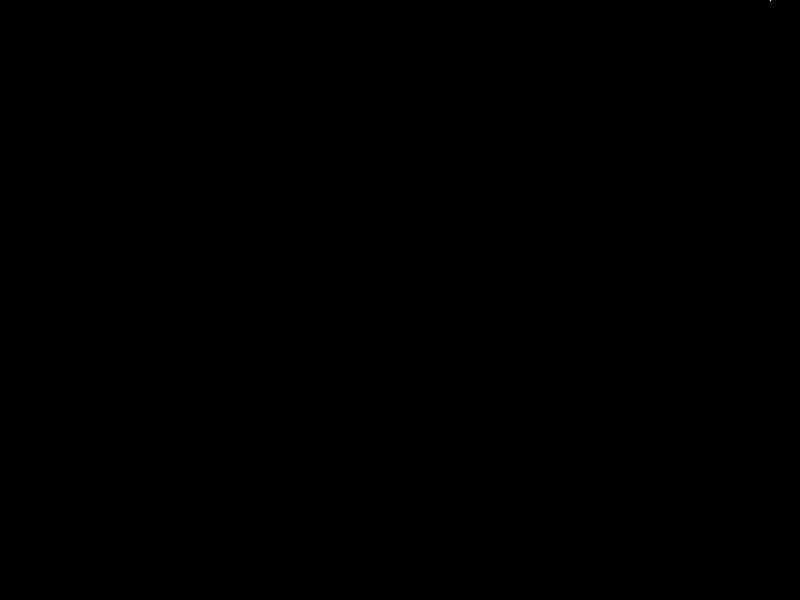
Frame 1 (no input)
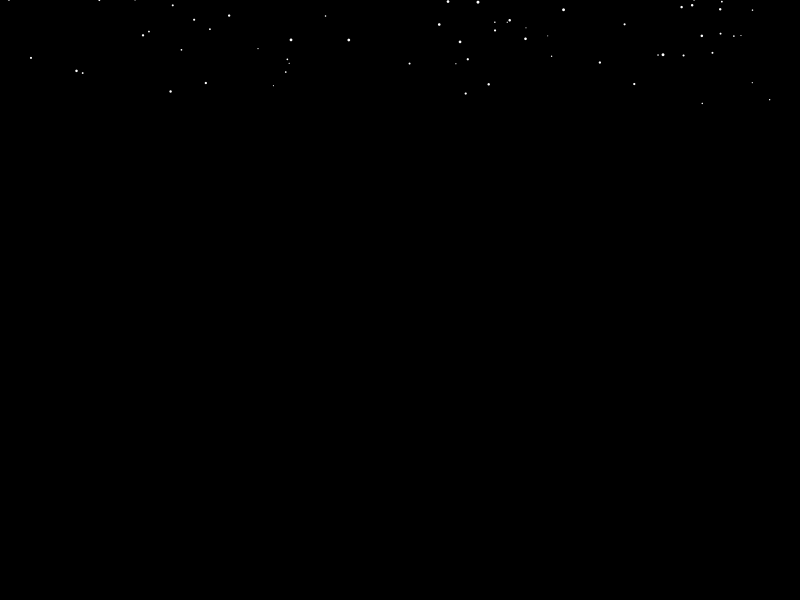
Frame 60 (the mouse pressed at the canvas centre just before this capture)
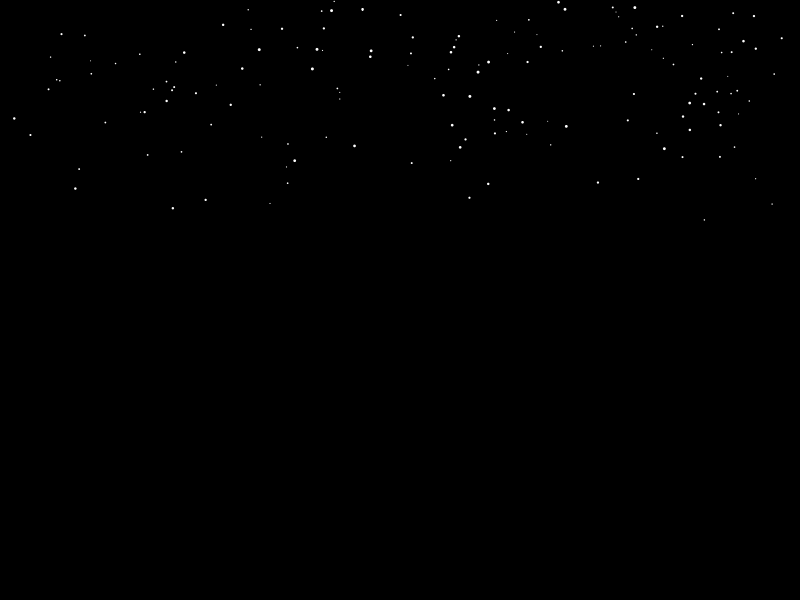
Frame 120 (the mouse held since frame 60 and released just before this capture)

The Processing sketch that drew these frames (run headless with seeded random() and noise(); from frame 60 on, the mouse is pressed at the canvas centre):

// Processing sketch: Snowflakes
// ── Snowflakes.pde
int count = 500;
PVector[] x= new PVector[count];
PVector[] v= new PVector[count];
PVector[] a= new PVector[count];
float[] sz= new float[count];
float[] hue= new float[count];
float[]trans= new float[count];

void setup() {
  size(800, 600);
  for (int i=0; i<count; i++) {
    sz[i] = random(1, 3);
    x[i] = new PVector(random(width), random(-height, -sz[i]/2));
    v[i] = new PVector(random(-.01, .01), random(1, 2));
    a[i] = new PVector(0, .01);
  }
  noStroke();
}

void draw() {
  background(0);
  for (int i=0; i<count; i++) {
    a[i].set(random(-.01,.01),.001);
    v[i].add(a[i]);
    x[i].add(v[i]);

    ellipse(x[i].x, x[i].y, sz[i], sz[i]);

    if (x[i].y-sz[i]/2>height) {
      x[i].y=-sz[i]/2;
      v[i].set(random(-.01, .01), random(1, 2));
    }
  }
}
